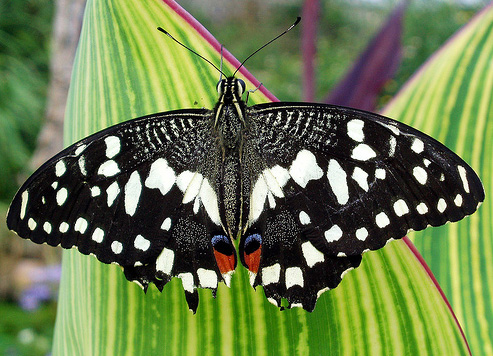
%> input picture butterfly.jpg, 493 x 356 px
$ octave runme.m   (GNU Octave 9; MATLAB toolbox functions it lacks are replaced by stand-ins)
%> lines starting %> are read from the running program, lines starting %| are printed output that depends on the picture
% CS 543 Assignment 2

% name of the input file
imgname = 'butterfly.jpg';

% read in the image
fullimg = imread(imgname);
%> fullimg is the input picture: size 356x493x3 uint8; mean R, G, B 106.9, 123.5, 76.9

%convert to grayscale
fullimg = rgb2gray(fullimg);
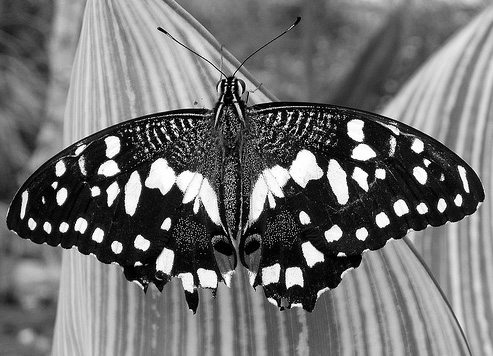
%> fullimg: size 356x493 uint8; min 0, max 255, mean 113.3

% convert to double matrix (might want to do this later on to same memory)
fullimg = im2double(fullimg);
%> fullimg: size 356x493 double

% imshow(fullimg);

%intial scale and factor k
scale = 2;
k = 4;

%current scale
currscale = scale * k;

%create a laplacian filter
lpfilter =  fspecial('laplacian', 0.5);

%downsample the img
fullimg = fullimg(1:currscale:end, 1:currscale:end);
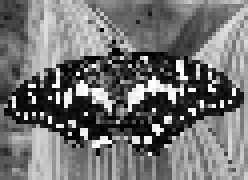
%> fullimg: size 45x62 double (shown 4 times larger); min 0, max 1, mean 0.447
% fullimg = downsample(fullimg, 2);

out = imfilter(fullimg, lpfilter, "replicate");
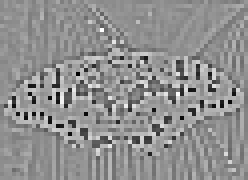
%> out: size 45x62 double (shown 4 times larger); min -2.43, max 1.86, mean -1.34e-17; drawn with min black and max white


out = imresize(out, currscale, "bicubic");
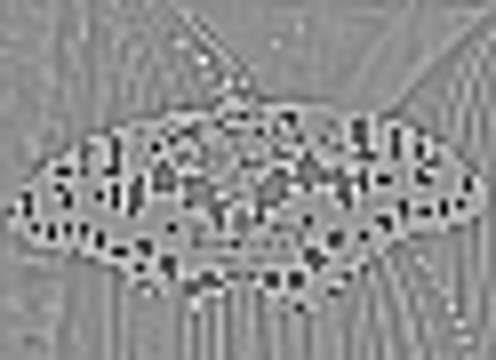
%> out: size 360x496 double; min -2.42, max 1.87, mean -7.8e-05; drawn with min black and max white

imshow(out);
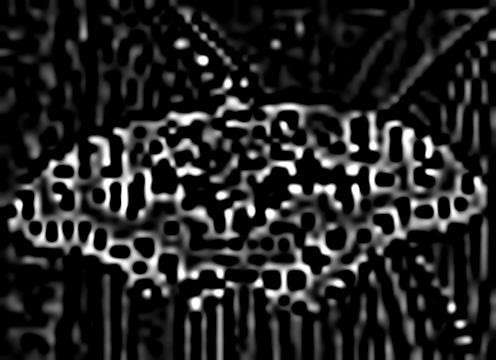
%> displayed picture: size 360x496, on the screen's scale of 0 to 255; min 0, max 255, mean 37

% [75 lines of commented-out code are left out]
